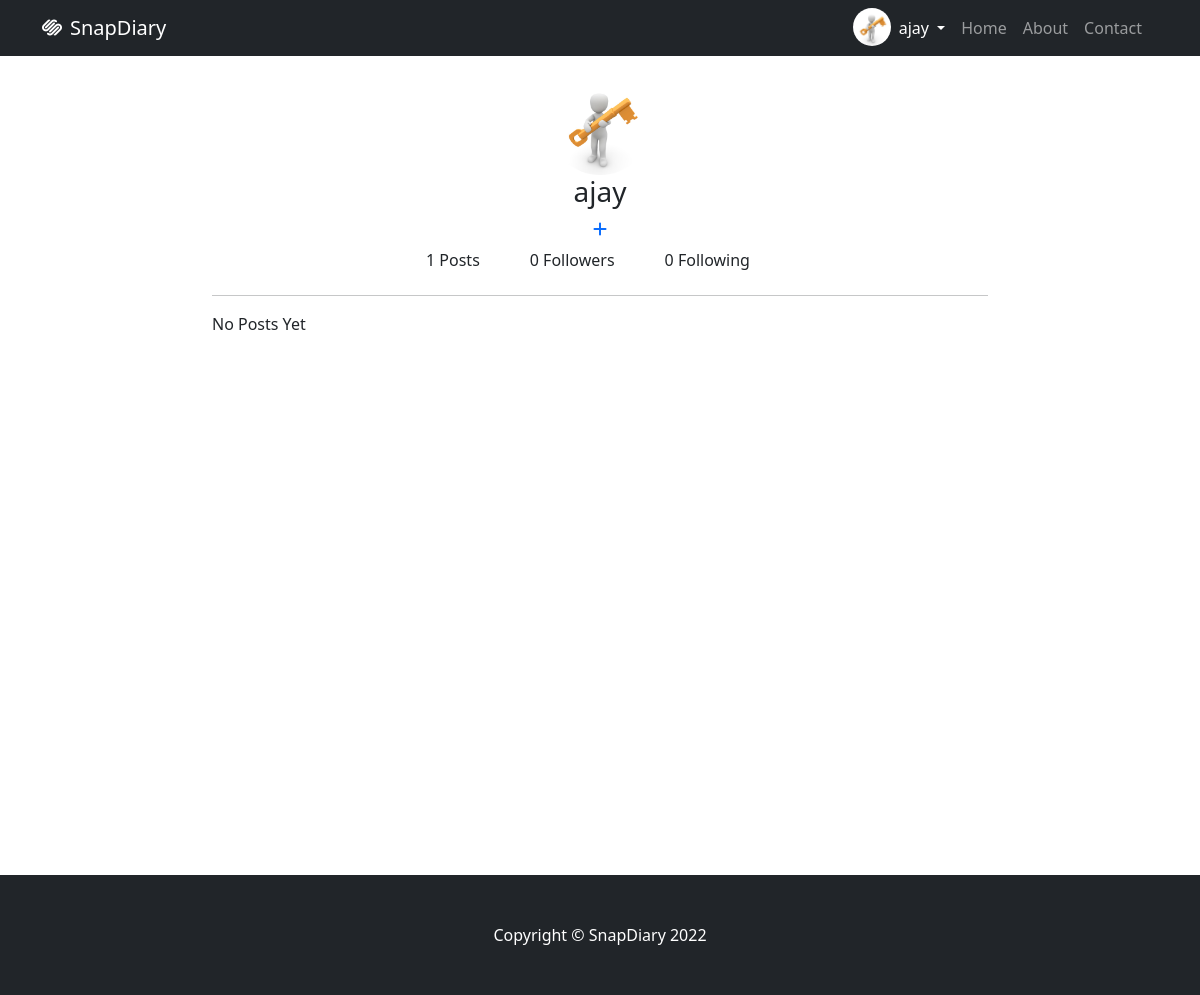
Before: /user/profilepic_change/ (signed in) with the older database file.
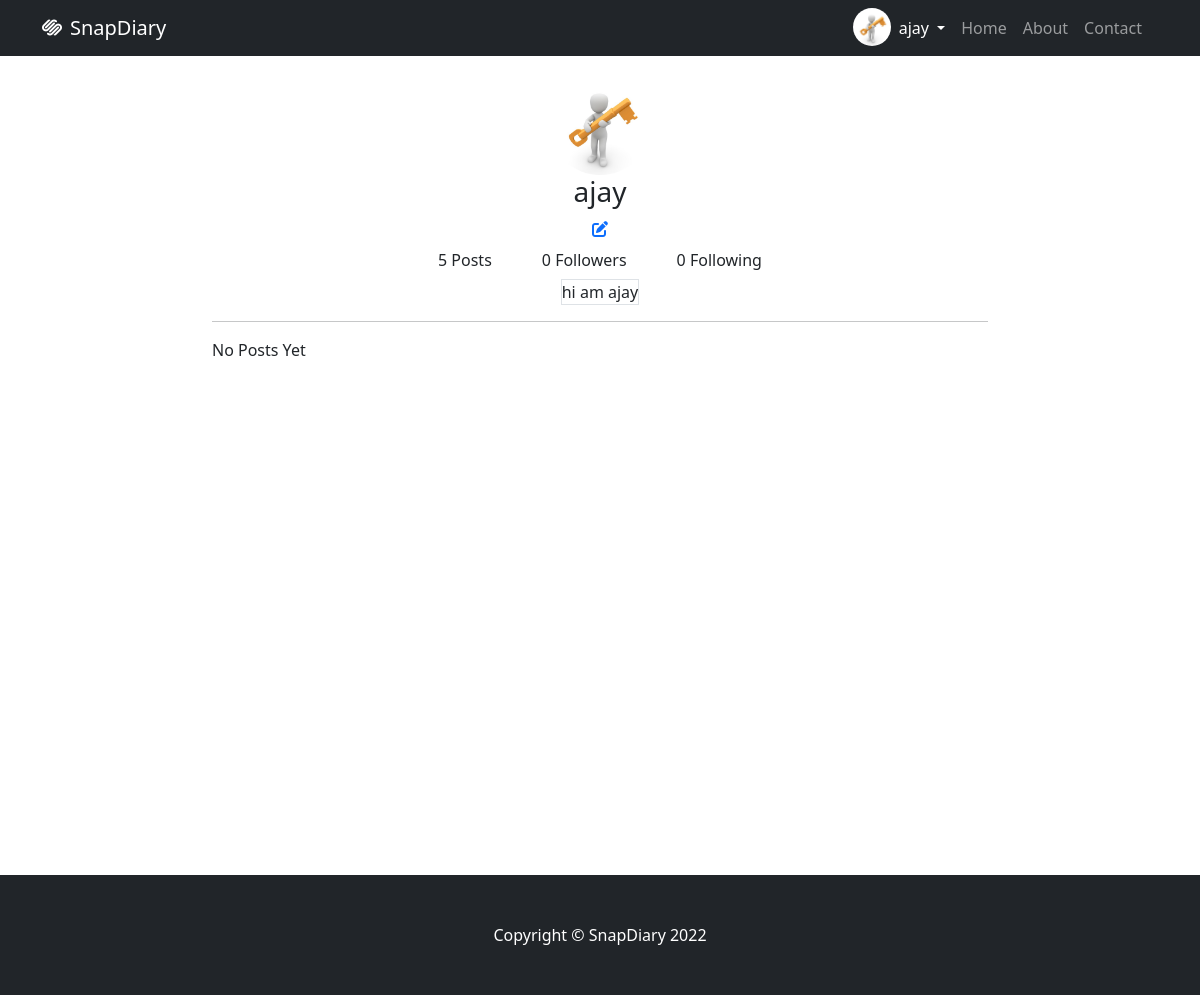
After: the same page with the newer database file.
### socialapp/models.py (models this page shows)
class Myuser(AbstractUser):
  profile_pic = models.ImageField(upload_to='profile', default='default/pro_pic.png')

class UserProfile(models.Model):
  user = models.OneToOneField(Myuser, on_delete=models.CASCADE, related_name='user_profile')
  bio = models.CharField(max_length=120, null=True, blank=True)
  mobile = models.CharField(max_length=12, null=True, blank=True)
  dob = models.DateField(null=True, blank=True)
  GENDER_CHOICES = (
    ('Male', 'Male'),
    ('Female', 'Female'),
    ('Others', 'Others')
  )
  gender = models.CharField(max_length=12, choices=GENDER_CHOICES, null=True, blank=True)
  following = models.ManyToManyField(Myuser, related_name='followinglist', blank=True)
  followers = models.ManyToManyField(Myuser, related_name='followerslist', blank=True)
  @property
  def get_followers(self):
    return self.followers.all()
  @property
  def get_followings(self):
    return self.following.all()

### socialapp/views.py (the view, shortened to what this page needs)
# urls.py: path('user/profilepic_change/', views.ChangeProfilePicView.as_view(), name='social-change-propic'),
@method_decorator(decs, name='dispatch')
class ChangeProfilePicView(View):
  def get(self, request):
        return render(request, 'profile.html')

### socialapp/views.py (called while the page is built)
def signin_required(fn):
  def wrapper(request, *args, **kwargs):
    if not request.user.is_authenticated:
      return redirect('social-login')
    else:
      return fn(request, *args, **kwargs)
  return wrapper

### socialapp/templates/profile.html (shortened to what the changed rows need)
{%extends 'base.html'%}
{%block body_block%}
<div class="container-fluid">
	<div class="row">
		<div class="col-8" style="min-height: 100vh;">
			<div>
				<div class="d-flex justify-content-center">
					<div>
						<a href="" data-bs-toggle="modal" data-bs-target="#profilePic" role="button">
							<img
							src="{{request.user.profile_pic.url}}"
							class="rounded-circle  d-inline"
							alt="avatar"
							style="width: 100px; height: 100px; object-fit: cover"
							/>
						</a>
					</div>
				</div>
				<div class="d-flex justify-content-center">
					<div>
						<h3>{{request.user}}</h3>
					</div>
				</div>
				{%if request.user.user_profile%}
				<div class="d-flex justify-content-center">
					<a href="{%url 'social-edit-profile'%}" ><i class="fa-solid fa-pen-to-square "></i></a>
				</div>
				{%else%}
				<div class="d-flex justify-content-center">
					<a href="{%url 'social-add-profile'%}" ><i class="fa-solid fa-plus"></i></a>
				</div>
				{%endif%}
				<div class="d-flex justify-content-center">
					{%if request.user.my_post.all%}
						<div>
							<a href="" class="btn me-4">{{request.user.my_post.count}} Posts</a>
						</div>
					{%else%}
						<div>
							<a href="" class="btn me-4">0 Posts</a>
						</div>
					{%endif%}
					<div>
						{%if request.user.user_profile%}
							<a href="" class="btn me-4">{{request.user.user_profile.get_followers.count}} Followers</a>
						{%else%}
							<a href="" class="btn me-4">0 Followers</a>
						{%endif%}
					</div>
					<div>
						{%if request.user.user_profile%}
							<a href="" class="btn">{{request.user.user_profile.get_followings.count}} Following</a>
						{%else%}
							<a href="" class="btn me-4">0 Following</a>
						{%endif%}
					</div>
				</div>
				<div class="d-flex justify-content-center">
					{%if request.user.user_profile.bio%}
					<div class="border">
						{{request.user.user_profile.bio}}
					</div>
					{%endif%}
				</div>
			</div>
		</div>
	</div>
</div>
{%endblock%}

### socialapp/templates/base.html (shortened to what this page needs)
<!DOCTYPE html>
{%load static%}
<html lang="en">
    <head>
        <link href={%static 'css/styles.css'%} rel="stylesheet" />
        <link href={%static 'css/nav.css'%} rel="stylesheet">
        <link rel="stylesheet" href="https://cdnjs.cloudflare.com/ajax/libs/font-awesome/6.2.0/css/all.min.css" />
        <link href="https://cdn.jsdelivr.net/npm/bootstrap@5.2.2/dist/css/bootstrap.min.css" rel="stylesheet">
    </head>
    <body>
        <nav class="navbar navbar-expand-lg navbar-dark bg-dark position-fixed-bottom">
            <div class="container">
                <a class="navbar-brand" href="{%url 'social-home'%}"><i class="fa-brands fa-squarespace me-2"></i>SnapDiary</a>
                <div class="collapse navbar-collapse" id="navbarSupportedContent">
                    <ul class="navbar-nav ms-auto mb-2 mb-lg-0">
                      <img
                      src="{{request.user.profile_pic.url}}"
                      class="rounded-circle  d-inline"
                      alt="avatar"
                      style="width: 38px; height: 38px; object-fit: cover"
                      />
                      <li class="nav-item dropdown">
                        <a class="nav-link dropdown-toggle active" href="#" role="button" data-bs-toggle="dropdown" aria-expanded="false">
                          {{request.user}}
                        </a>
                      </li>
                      <li class="nav-item"><a class="nav-link" href="{%url 'social-home'%}">Home</a></li>
                      <li class="nav-item"><a class="nav-link" href="#!">About</a></li>
                      <li class="nav-item me-2"><a class="nav-link" href="#!">Contact</a></li>
                    </ul>
                </div>
            </div>
        </nav>
        {%block body_block%}
        {%endblock%}
        <footer class="py-5 bg-dark">
            <div class="container"><p class="m-0 text-center text-white">Copyright &copy; SnapDiary 2022</p></div>
        </footer>
    </body>
</html>

Changed rows visible on the page:
changed Myuser "ajay": user.my_post.count "1" → "5"; user.user_profile.get_followers.count (not shown) → "0"; user.user_profile.get_followings.count (not shown) → "0"; user.user_profile.bio (not shown) → "hi am ajay"
Other visible differences:
text no longer shown: "0 Followers 0 Following"
text now shown: "Followers Following"
